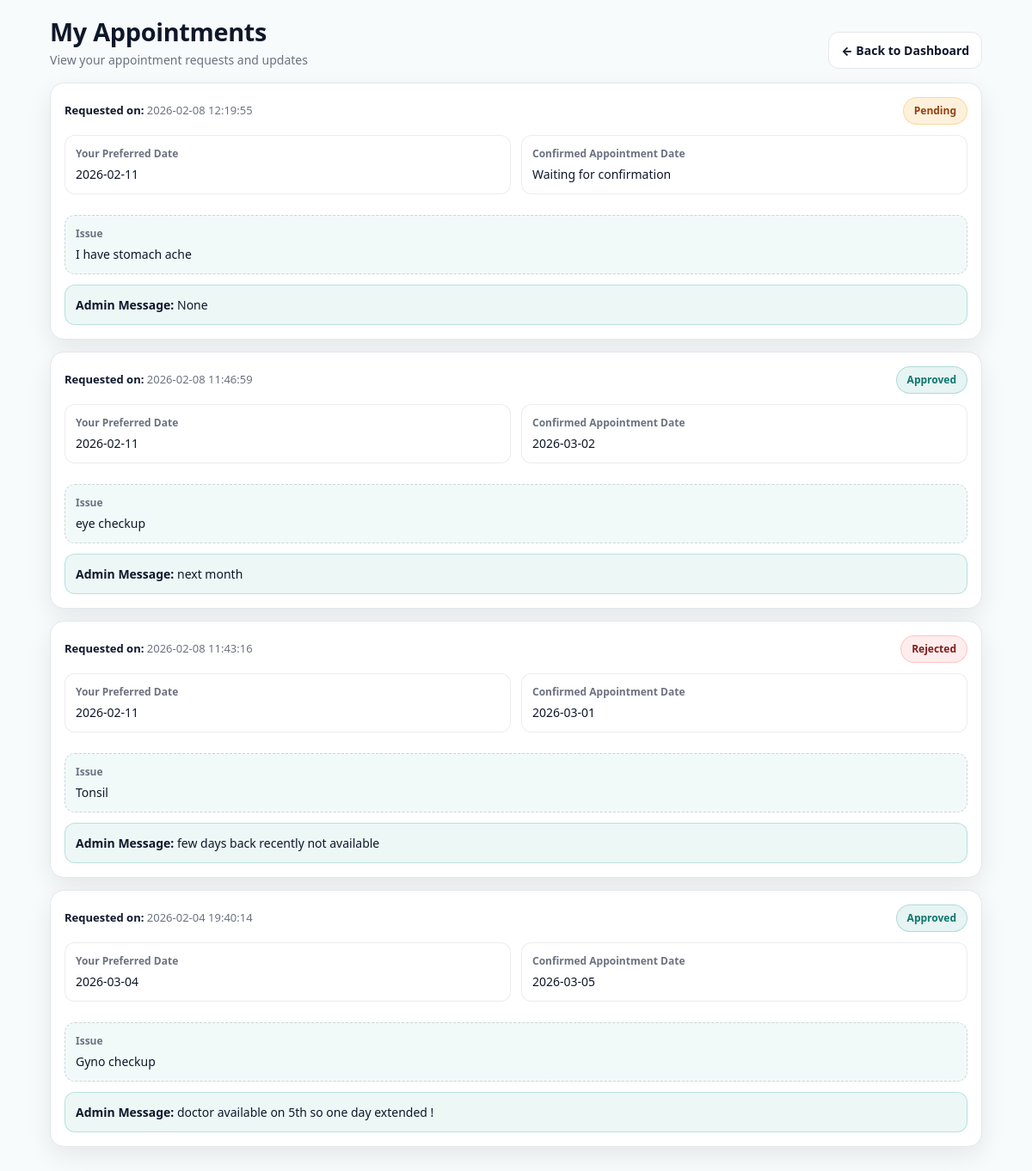
/patient/my_appointments.php (signed in), run on the app's committed database.
### tables this page shows
CREATE TABLE `appointments` (
  `id` int(11) NOT NULL,
  `patient_id` int(11) NOT NULL,
  `issue` text NOT NULL,
  `requested_date` date DEFAULT NULL,
  `status` enum('pending','approved','rejected') NOT NULL DEFAULT 'pending',
  `admin_message` varchar(255) DEFAULT NULL,
  `created_at` timestamp NOT NULL DEFAULT current_timestamp(),
  `scheduled_date` date DEFAULT NULL
);

### patient/my_appointments.php (the view, shortened to what this page needs)
<?php
session_start();require_once "../config/db.php";
$pid = $_SESSION["user_id"];
$stmt = $conn->prepare("SELECT issue, requested_date, scheduled_date, status, admin_message, created_at
                        FROM appointments
                        WHERE patient_id=?
                        ORDER BY created_at DESC");
$stmt->bind_param("i", $pid);
$stmt->execute();
$apps = $stmt->get_result();
?>
<!DOCTYPE html>
<html>
<head>
  <link rel="stylesheet" href="../assests/app.css">
</head>
<body>
<div class="container">
  <div class="topbar">
    <div>
      <h2>My Appointments</h2>
      <p class="subtitle">View your appointment requests and updates</p>
    </div>
    <a class="btn" href="dashboard.php">← Back to Dashboard</a>
  </div>
<?php if($apps->num_rows === 0): ?>
  <div class="empty">No appointment requests yet.</div>
<?php else: ?>
  <div class="list">
  <?php while($a = $apps->fetch_assoc()): ?>
    <div class="card">
      <div class="card-top">
        <div class="small"><b>Requested on:</b> <?php echo htmlspecialchars($a["created_at"]); ?></div>
        <div class="status-pill <?php echo htmlspecialchars($a["status"]); ?>">
          <?php echo htmlspecialchars($a["status"]); ?>
        </div>
      </div>
      <div class="grid">
        <div class="field">
          <span class="label">Your Preferred Date</span>
          <div class="value">
            <?php echo htmlspecialchars($a["requested_date"] ?? "Not provided"); ?>
          </div>
        </div>
        <div class="field">
          <span class="label">Confirmed Appointment Date</span>
          <div class="value">
            <?php echo htmlspecialchars($a["scheduled_date"] ?? "Waiting for confirmation"); ?>
          </div>
        </div>
      </div>
      <div class="issue">
        <span class="label">Issue</span>
        <div class="value">
          <?php echo nl2br(htmlspecialchars($a["issue"])); ?>
        </div>
      </div>
      <div class="admin">
        <b>Admin Message:</b>
        <?php echo htmlspecialchars($a["admin_message"] ?: "None"); ?>
      </div>
    </div>
  <?php endwhile; ?>
  </div>
<?php endif; ?>
</div>
</body>
</html>

### assests/app.css (style rules this page uses)
* { box-sizing: border-box; }
html, body { height: 100%; }
body { margin:0; font-family: ui-sans-serif, system-ui, -apple-system, "Segoe UI", Roboto, Arial, "Noto Sans", "Apple Color Emoji","Segoe UI Emoji"; background: #f7fbfb; color:#0f172a; line-height:1.5; }
a { text-decoration:none; color:inherit; }
:root { --teal:#0d9488; --teal-700:#0f766e; --teal-light:#ccfbf1; --coral:#ff6b6b; --coral-light:#ffe4e4; --white:#ffffff; --border:#e5e7eb; --text:#0f172a; --muted:#6b7280; --radius:16px; --shadow:0 10px 28px rgba(2,6,23,0.08); --container: 1120px; --s-1: 6px; --s-2: 10px; --s-3: 14px; --s-4: 18px; --s-5: 24px; --s-6: 34px; }
.container { max-width: var(--container); margin: 0 auto; padding: 0 18px; }
.btn { display:inline-flex; align-items:center; justify-content:center; gap: 8px; padding: 10px 16px; border-radius: 12px; font-size: 14px; font-weight: 800; transition: transform .15s ease, background .15s ease, border-color .15s ease; border: 1px solid transparent; white-space: nowrap; }
.card { background: white; border: 1px solid var(--border); border-radius: var(--radius); box-shadow: var(--shadow); padding: 18px; }
h2 { margin: 0; font-size: clamp(18px, 2vw, 24px); }
p { margin: 0; color: var(--muted); }
.field { margin-bottom: 12px; }
.label { display:block; font-size: 13px; font-weight: 800; margin: 0 0 6px; color: var(--text); }
.status-pill { padding: 6px 12px; border-radius: 999px; font-size: 12px; font-weight: 900; text-transform: capitalize; border: 1px solid rgba(15,23,42,.10); background: rgba(15,23,42,.04); color: var(--text); }
.status-pill.approved { background: rgba(13,148,136,.10); border-color: rgba(13,148,136,.25); color: var(--teal-700, #0f766e); }
.status-pill.rejected { background: rgba(255,107,107,.12); border-color: rgba(255,107,107,.30); color: #7f1d1d; }
.status-pill.pending { background: rgba(245,158,11,.14); border-color: rgba(245,158,11,.30); color: #92400e; }
.container { padding-top: 20px; padding-bottom: 40px; }
.topbar { display:flex; justify-content:space-between; align-items:flex-end; flex-wrap:wrap; gap: 12px; margin-bottom: 16px; }
.topbar h2 { margin: 0; font-size: clamp(20px, 2.4vw, 30px); line-height: 1.15; letter-spacing: -0.01em; }
.subtitle { margin: 6px 0 0 0; font-size: 14px; color: var(--muted); }
a.btn { display:inline-flex; align-items:center; justify-content:center; gap: 8px; padding: 10px 14px; border-radius: 12px; border: 1px solid var(--border); background: white; font-weight: 800; font-size: 14px; color: var(--text); transition: transform .15s ease, background .15s ease, border-color .15s ease; }
.list { display:grid; gap: 14px; }
.card { background: white; border: 1px solid var(--border); border-radius: var(--radius); box-shadow: var(--shadow); padding: 16px; }
.card-top { display:flex; justify-content:space-between; align-items:center; flex-wrap:wrap; gap: 10px; margin-bottom: 12px; }
.small { font-size: 13px; color: var(--muted); }
.small b { color: var(--text); }
.grid { display:grid; grid-template-columns: 1fr 1fr; gap: 12px; margin-bottom: 12px; }
.field { border: 1px solid rgba(15,23,42,.08); border-radius: 12px; padding: 12px; background: rgba(255,255,255,.78); }
.label { display:block; font-size: 12px; color: var(--muted); margin-bottom: 4px; font-weight: 800; }
.value { font-size: 14px; color: var(--text); }
.issue { border: 1px dashed rgba(15,23,42,.16); padding: 12px; border-radius: 12px; margin-bottom: 12px; background: rgba(13,148,136,.05); }
.admin { background: rgba(13,148,136,.08); border: 1px solid rgba(13,148,136,.22); border-radius: 12px; padding: 12px; font-size: 14px; color: var(--text); }
.admin b { font-weight: 900; }

### data on the page
appointments: created_at "2026-02-08 12:19:55", status "Pending", requested_date "2026-02-11", scheduled_date "Waiting for confirmation", issue "I have stomach ache", admin_message "None"
appointments: created_at "2026-02-08 11:46:59", status "Approved", requested_date "2026-02-11", scheduled_date "2026-03-02", issue "eye checkup", admin_message "next month"
appointments: created_at "2026-02-08 11:43:16", status "Rejected", requested_date "2026-02-11", scheduled_date "2026-03-01", issue "Tonsil", admin_message "few days back recently not available"
appointments: created_at "2026-02-04 19:40:14", status "Approved", requested_date "2026-03-04", scheduled_date "2026-03-05", issue "Gyno checkup", admin_message "doctor available on 5th so one day extended !"
